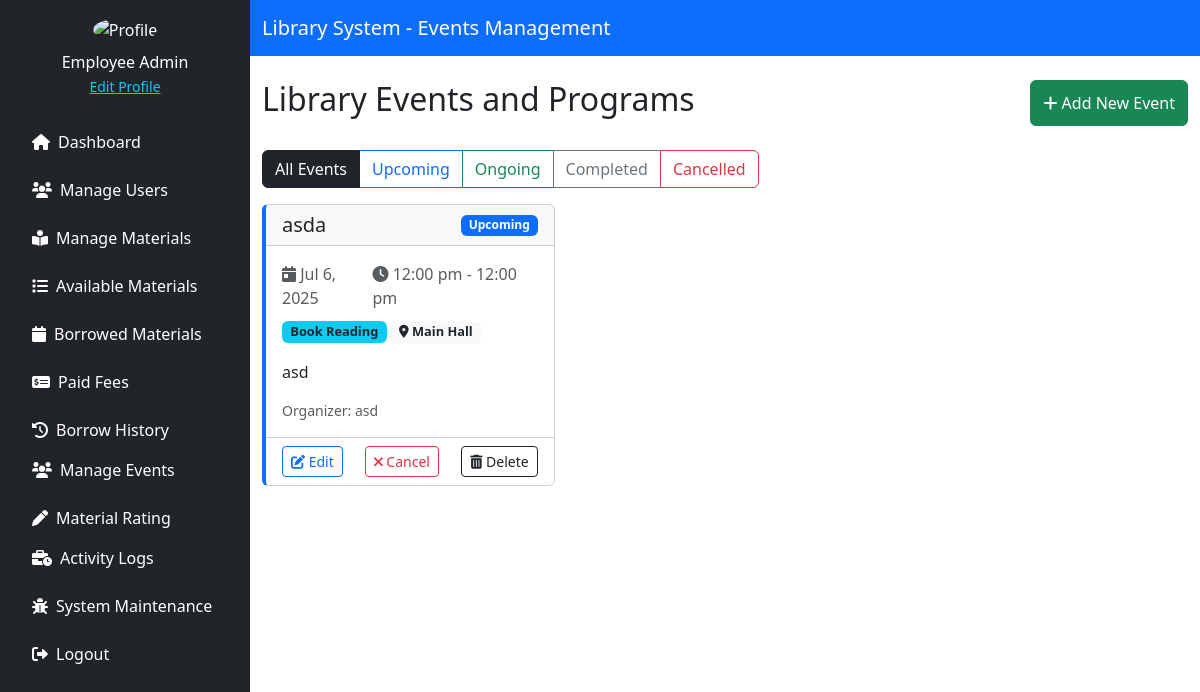
The page /source/employee/manage_events.php (signed in) on the database its author committed.
### tables this page shows
CREATE TABLE `events` (
  `event_id` int(11) NOT NULL,
  `title` varchar(255) NOT NULL,
  `description` text DEFAULT NULL,
  `event_type` varchar(50) NOT NULL,
  `start_datetime` datetime NOT NULL,
  `end_datetime` datetime NOT NULL,
  `location` varchar(100) NOT NULL,
  `max_capacity` int(11) NOT NULL,
  `registered_count` int(11) DEFAULT 0,
  `status` enum('Upcoming','Ongoing','Completed','Cancelled') NOT NULL DEFAULT 'Upcoming',
  `organizer` varchar(100) NOT NULL,
  `created_at` datetime DEFAULT current_timestamp(),
  `updated_at` datetime DEFAULT current_timestamp() ON UPDATE current_timestamp()
);

### source/employee/manage_events.php (the view, shortened to what this page needs)
<?php
include '../../config/db_conn.php';
function getEvents($pdo, $filter = 'all') {
    $query = "SELECT * FROM events";
    $params = [];
    $query .= " ORDER BY start_datetime ASC";
    $stmt = $pdo->prepare($query);
    $stmt->execute($params);
    return $stmt->fetchAll(PDO::FETCH_ASSOC);
}
$filter = $_GET['filter'] ?? 'all';
$events = getEvents($pdo, $filter);
?>
<!DOCTYPE html>
<html lang="en">
<head>
    <link href="https://cdn.jsdelivr.net/npm/bootstrap@5.3.3/dist/css/bootstrap.min.css" rel="stylesheet">
    <link href="https://cdnjs.cloudflare.com/ajax/libs/font-awesome/6.0.0/css/all.min.css" rel="stylesheet">
    <link href="https://cdn.jsdelivr.net/npm/flatpickr/dist/flatpickr.min.css" rel="stylesheet">
</head>
<body>
<div class="d-flex">
    <?php include './includes/sidebar.php'; ?>
    <div class="flex-grow-1">
        <nav class="navbar navbar-expand-lg navbar-dark bg-primary">
            <div class="container">
                <a class="navbar-brand" href="#">Library System - Events Management</a>
            </div>
        </nav>
        <div class="container mt-4">
            <div class="d-flex justify-content-between mb-4">
                <h2>Library Events and Programs</h2>
                <button class="btn btn-success" data-bs-toggle="modal" data-bs-target="#addEventModal">
                    <i class="fas fa-plus"></i> Add New Event
                </button>
            </div>
            <div class="row mb-3">
                <div class="col-md-12">
                    <div class="btn-group" role="group">
                        <a href="?filter=all" class="btn btn-outline-dark <?= $filter === 'all' ? 'active' : '' ?>">All Events</a>
                        <a href="?filter=Upcoming" class="btn btn-outline-primary <?= $filter === 'Upcoming' ? 'active' : '' ?>">Upcoming</a>
                        <a href="?filter=Ongoing" class="btn btn-outline-success <?= $filter === 'Ongoing' ? 'active' : '' ?>">Ongoing</a>
                        <a href="?filter=Completed" class="btn btn-outline-secondary <?= $filter === 'Completed' ? 'active' : '' ?>">Completed</a>
                        <a href="?filter=Cancelled" class="btn btn-outline-danger <?= $filter === 'Cancelled' ? 'active' : '' ?>">Cancelled</a>
                    </div>
                </div>
            </div>
            <div class="row row-cols-1 row-cols-md-2 row-cols-lg-3 g-4">
                <?php foreach ($events as $event):
                    $statusClass = strtolower($event['status']);
                ?>
                    <div class="col">
                        <div class="card h-100 event-card <?= $statusClass ?>">
                            <div class="card-header d-flex justify-content-between align-items-center">
                                <h5 class="card-title mb-0"><?= htmlspecialchars($event['title']) ?></h5>
                                <span class="badge bg-<?=
                                    $statusClass === 'upcoming' ? 'primary' :
                                    ($statusClass === 'ongoing' ? 'success' :
                                    ($statusClass === 'completed' ? 'secondary' : 'danger'))
                                ?>"><?= $event['status'] ?></span>
                            </div>
                            <div class="card-body">
                                <div class="d-flex justify-content-between mb-2">
                                    <span class="text-muted"><i class="fas fa-calendar-day"></i> <?= date('M j, Y', strtotime($event['start_datetime'])) ?></span>
                                    <span class="text-muted"><i class="fas fa-clock"></i> <?= date('g:i a', strtotime($event['start_datetime'])) ?> - <?= date('g:i a', strtotime($event['end_datetime'])) ?></span>
                                </div>
                                <div class="mb-3">
                                    <span class="badge event-type-badge bg-info text-dark"><?= $event['event_type'] ?></span>
                                    <span class="badge event-type-badge bg-light text-dark"><i class="fas fa-map-marker-alt"></i> <?= $event['location'] ?></span>
                                </div>
                                <p class="card-text"><?= $event['description'] ?></p>
                                <div class="d-flex justify-content-between align-items-center">
                                    <small class="text-muted">Organizer: <?= $event['organizer'] ?></small>
                                </div>
                            </div>
                            <div class="card-footer bg-white">
                                <div class="d-flex justify-content-between">
                                    <button class="btn btn-sm btn-outline-primary" data-bs-toggle="modal" data-bs-target="#editEventModal"
                                        data-event-id="<?= $event['event_id'] ?>"
                                        data-event-title="<?= htmlspecialchars($event['title']) ?>"
                                        data-event-description="<?= htmlspecialchars($event['description']) ?>"
                                        data-event-type="<?= $event['event_type'] ?>"
                                        data-start-datetime="<?= $event['start_datetime'] ?>"
                                        data-end-datetime="<?= $event['end_datetime'] ?>"
                                        data-location="<?= $event['location'] ?>"
                                        data-max-capacity="<?= $event['max_capacity'] ?>"
                                        data-status="<?= $event['status'] ?>"
                                        data-organizer="<?= $event['organizer'] ?>">
                                        <i class="fas fa-edit"></i> Edit
                                    </button>
                                    <?php if ($event['status'] === 'Upcoming' || $event['status'] === 'Ongoing'): ?>
                                        <button class="btn btn-sm btn-outline-danger" data-bs-toggle="modal" data-bs-target="#cancelEventModal"
                                            data-event-id="<?= $event['event_id'] ?>"
                                            data-event-title="<?= htmlspecialchars($event['title']) ?>">
                                            <i class="fas fa-times"></i> Cancel
                                        </button>
                                    <?php endif; ?>
                                    <button class="btn btn-sm btn-outline-dark" data-bs-toggle="modal" data-bs-target="#deleteEventModal"
                                        data-event-id="<?= $event['event_id'] ?>"
                                        data-event-title="<?= htmlspecialchars($event['title']) ?>">
                                        <i class="fas fa-trash-alt"></i> Delete
                                    </button>
                                </div>
                            </div>
                        </div>
                    </div>
                <?php endforeach; ?>
            </div>
        </div>
    </div>
</div>
</body>
</html>

### source/employee/manage_events.php (style rules this page uses)
.event-card { transition: transform 0.2s; }
.upcoming { border-left: 4px solid #0d6efd; }
.event-type-badge { font-size: 0.8em; }

### rows shown on the page
events: title "asda", status "Upcoming", start_datetime "Jul 6, 2025", start_datetime "12:00 pm", end_datetime "12:00 pm", event_type "Book Reading", location "Main Hall", description "asd", organizer "asd"

### other values the page prints
$_SESSION['user_name'] "Employee Admin"
